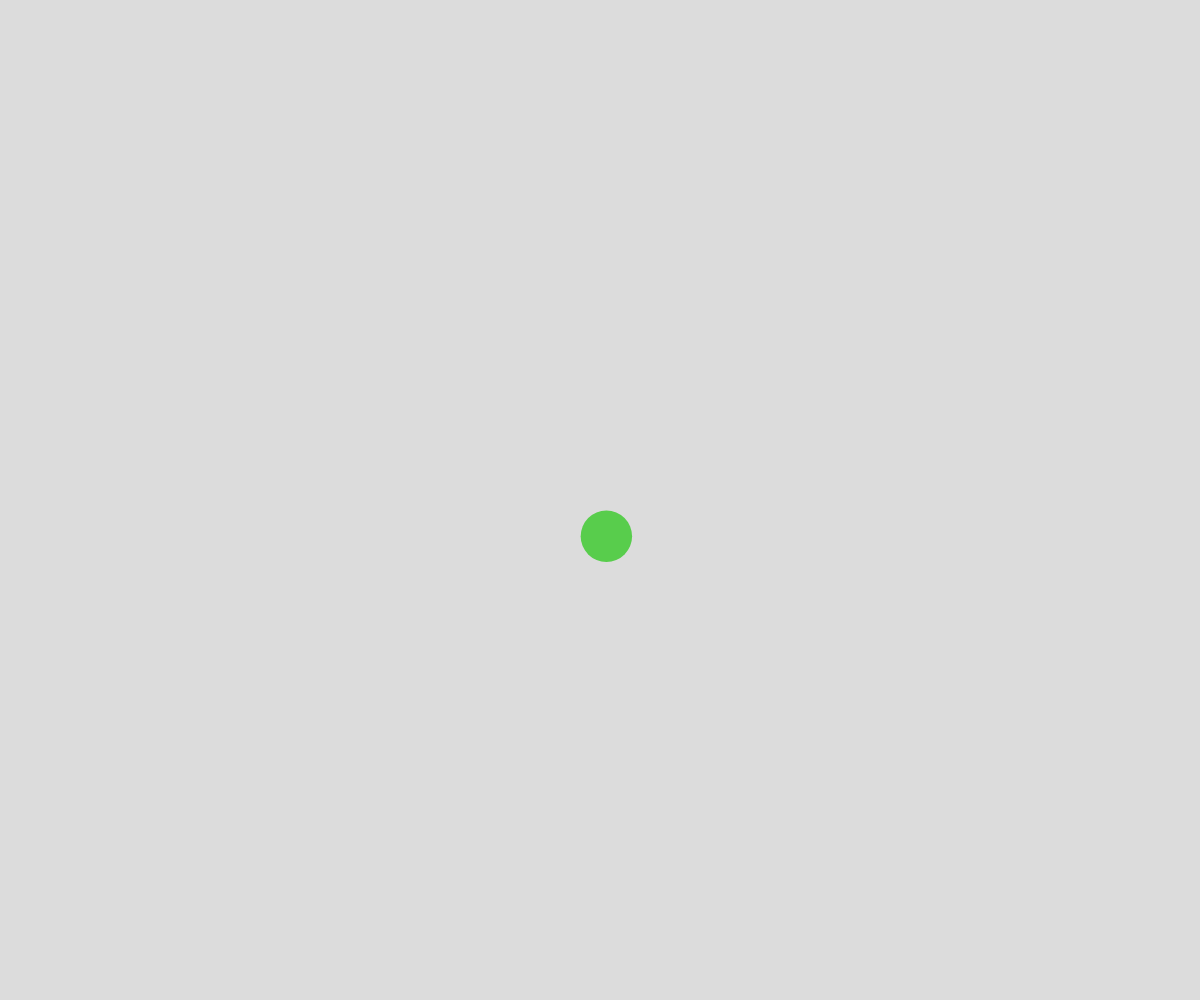
Frame 1 (no input)
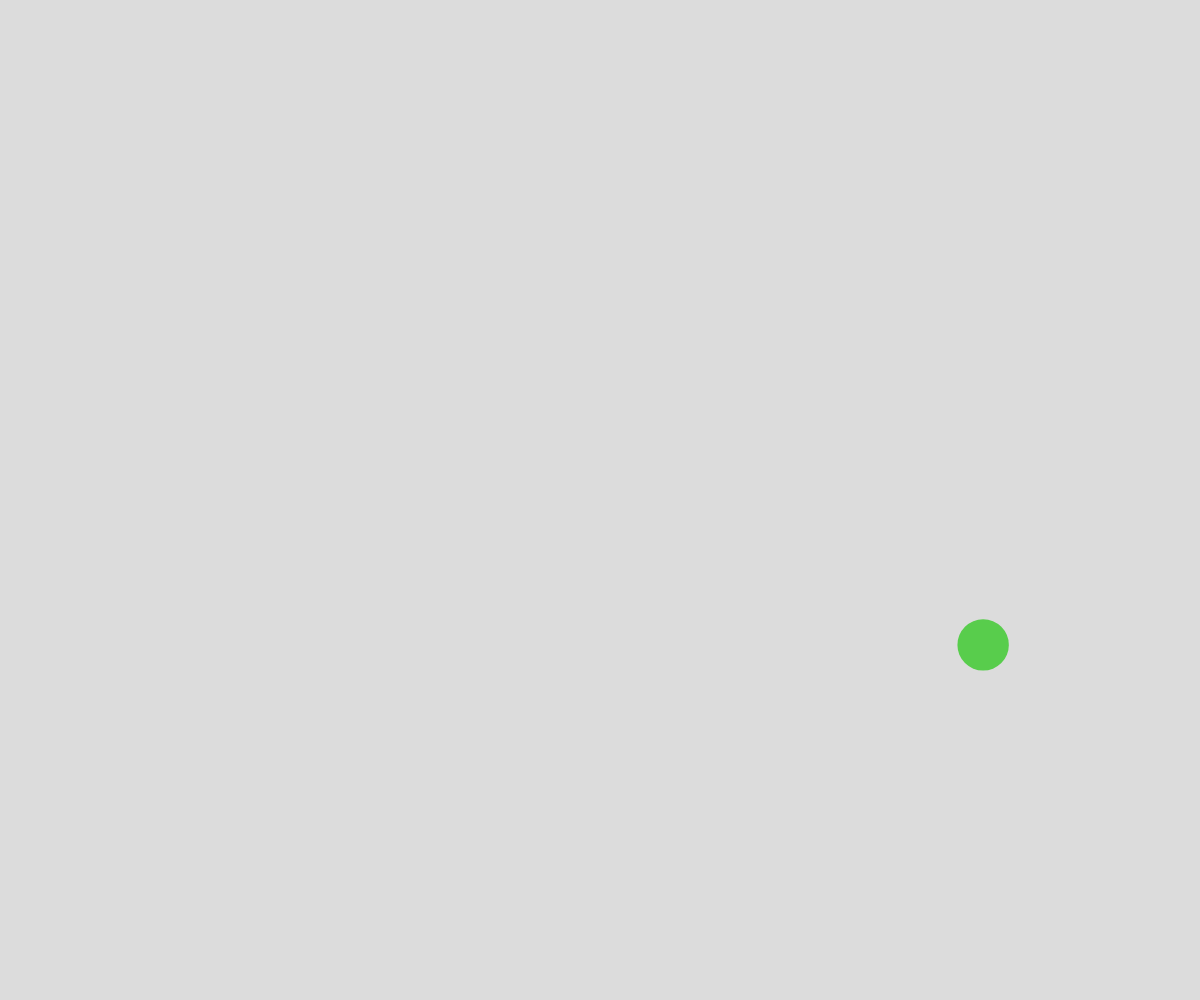
Frame 60 (no input)
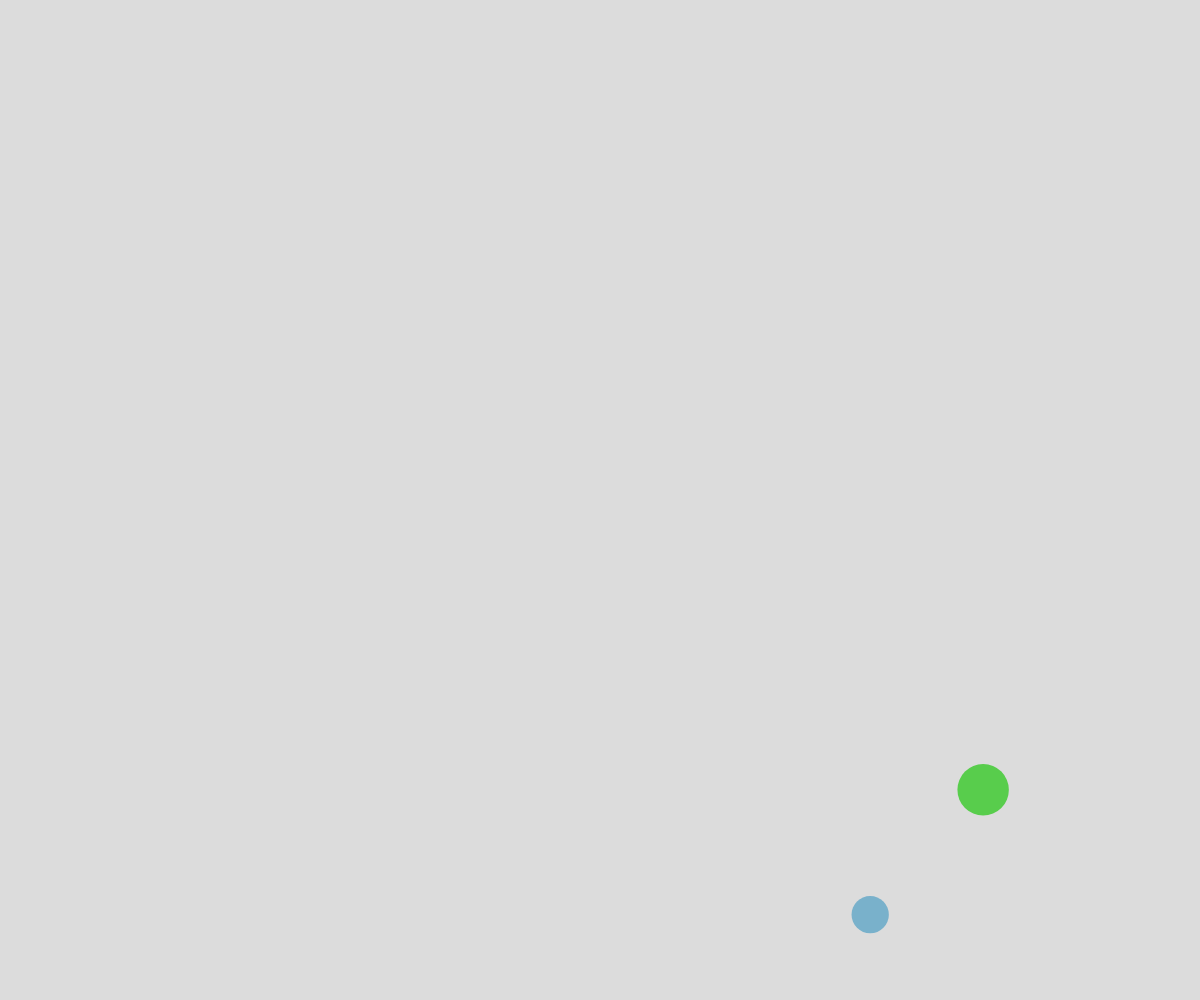
Frame 120 (the mouse pressed at the canvas centre since frame 60)

The p5.js sketch that drew these frames (run headless with seeded random() and noise() and a simulated clock; from frame 60 on, the mouse is pressed at the canvas centre):

// p5.js sketch
// ── sketch.js
// Ball opp

class Ball{
  constructor(x, y ) {
    this.x = x;
    this.y = y;
    this.radius = random(15, 30);
    this.dx = random(-5, 50);
    this.dy = random(-5, 50);
    this.r = random(255);
    this.g = random(255);
    this.b = random(255);
  }

  move() {
    this.x += this.dx;
    this.y += this.dy;

    //check top and bottom for bounce
    if (this.y - this.radius < 0 || this.y + this.radius > height) {
      this.dy *= -1;
    }

    //check the left and the right side
    if (this.x - this.radius < 0 || this.x + this.radius > width) {
      this.dx *= -1;
    }
  }

  display() {
    fill(this.r, this.g, this.b);
    circle(this.x, this.y, this.radius*2);
  }

  bounceOff(otherBall) {
    let radiiSum = this.radius + otherBall.radius;
    let distanceApart = dist(this.x, this.y, otherBall.x, otherBall.y);
    if (radiiSum > distanceApart) {
      //checking when hitting other balls
      let tempX = this.dx;
      let tempY = this.dy;

      this.dx = otherBall.dx;
      this.dy = otherBall.dy;

      otherBall.dx = tempX;
      otherBall.dy = tempY;
    }
  }
}

let ballArray = [];

function setup() {
  createCanvas(windowWidth, windowHeight);
  noStroke();

  let theBall = new Ball(width/2, height/2);
  ballArray.push(theBall);
}

function draw() {
  background(220);
  for (let sumBall of ballArray) {
    sumBall.move();
    for (let otherBall of ballArray) {
      //avoid checking self
      if (sumBall !== otherBall) {
        sumBall.bounceOff(otherBall);
      }
    }
    sumBall.display();
  }
}

function mousePressed() {
  let theBall = new Ball(mouseX, mouseY);
  ballArray.push(theBall);
}
